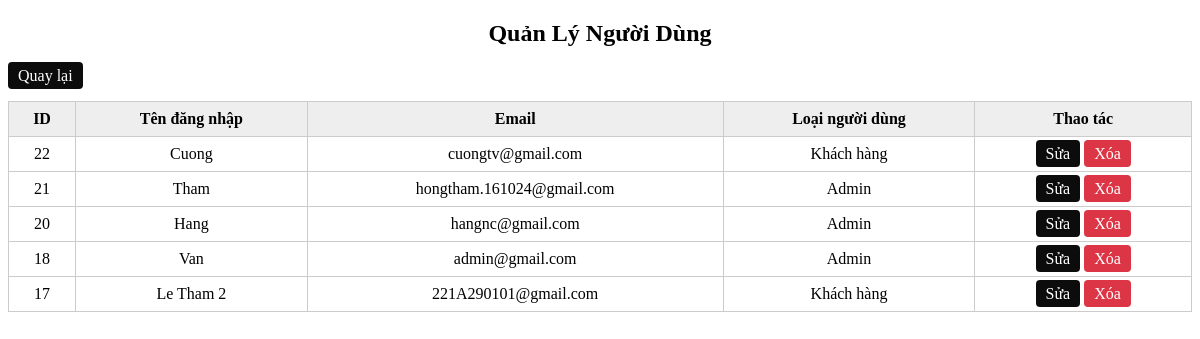
Page /admin/users/index (signed in) on the committed database.
### tables this page shows
CREATE TABLE `nguoidung` (
  `id_user` int(65) NOT NULL,
  `username` varchar(65) NOT NULL,
  `password` varchar(255) NOT NULL,
  `email` varchar(65) NOT NULL,
  `loai_nguoi_dung` enum('Admin','Khách hàng') NOT NULL DEFAULT 'Khách hàng'
);

### app/controllers/Admin/UsersController.php (called while the page is built, shortened)
<?php
class UsersController {
    private $userModel;
    public function __construct($db) {
        $this->userModel = new UserModel($db);
    }
    public function index() {
        $users = $this->userModel->getAllCustomers();
        require_once ROOT_PATH . '/app/views/admin/users/index.php';
    }
}

### app/models/UserModel.php (called while the page is built, shortened)
<?php
class UserModel {
    private $conn;
    public function __construct($conn) {
        $this->conn = $conn;
    }
    public function getAllCustomers() {
        $sql = "SELECT * FROM nguoidung ORDER BY id_user DESC";
        $result = $this->conn->query($sql);
        return $result->fetch_all(MYSQLI_ASSOC);
    }
}

### app/views/admin/users/index.php (the view, shortened to what this page needs)
<!DOCTYPE html>
<html lang="vi">
<head>
</head>
<body>
<h2>Quản Lý Người Dùng</h2>
<p><a href="/coffee/admin/admindashboard" class="button">Quay lại</a></p>
<table>
    <tr>
        <th>ID</th>
        <th>Tên đăng nhập</th>
        <th>Email</th>
        <th>Loại người dùng</th>
        <th>Thao tác</th>
    </tr>
    <?php foreach($users as $user): ?>
    <tr>
        <td><?= htmlspecialchars($user['id_user']) ?></td>
        <td><?= htmlspecialchars($user['username']) ?></td>
        <td><?= htmlspecialchars($user['email']) ?></td>
        <td><?= htmlspecialchars($user['loai_nguoi_dung']) ?></td>
        <td>
            <a href="/coffee/admin/users/detail/<?= $user['id_user'] ?>" class="button">Sửa</a>
            <a href="/coffee/admin/users/delete/<?= $user['id_user'] ?>" onclick="return confirm('Bạn có chắc muốn xóa khách hàng này?')" class="button delete">Xóa</a>
        </td>
    </tr>
    <?php endforeach; ?>
</table>
</body>
</html>

### app/views/admin/users/index.php (style rules this page uses)
h2 { text-align:center; }
table { width: 100%; border-collapse: collapse; }
th, td { border: 1px solid #ccc; padding: 8px; text-align: center; }
th { background: #eee; }
a.button { padding: 5px 10px; background: #0c0c0cff; color: white; text-decoration: none; border-radius: 4px; }
a.button.delete { background: #dc3545; }

### rows in the picture
nguoidung: id_user "22", username "Cuong", email "cuongtv@gmail.com", loai_nguoi_dung "Khách hàng"
nguoidung: id_user "21", username "Tham", email "hongtham.161024@gmail.com", loai_nguoi_dung "Admin"
nguoidung: id_user "20", username "Hang", email "hangnc@gmail.com", loai_nguoi_dung "Admin"
nguoidung: id_user "18", username "Van", email "admin@gmail.com", loai_nguoi_dung "Admin"
nguoidung: id_user "17", username "Le Tham 2", email "221A290101@gmail.com", loai_nguoi_dung "Khách hàng"
